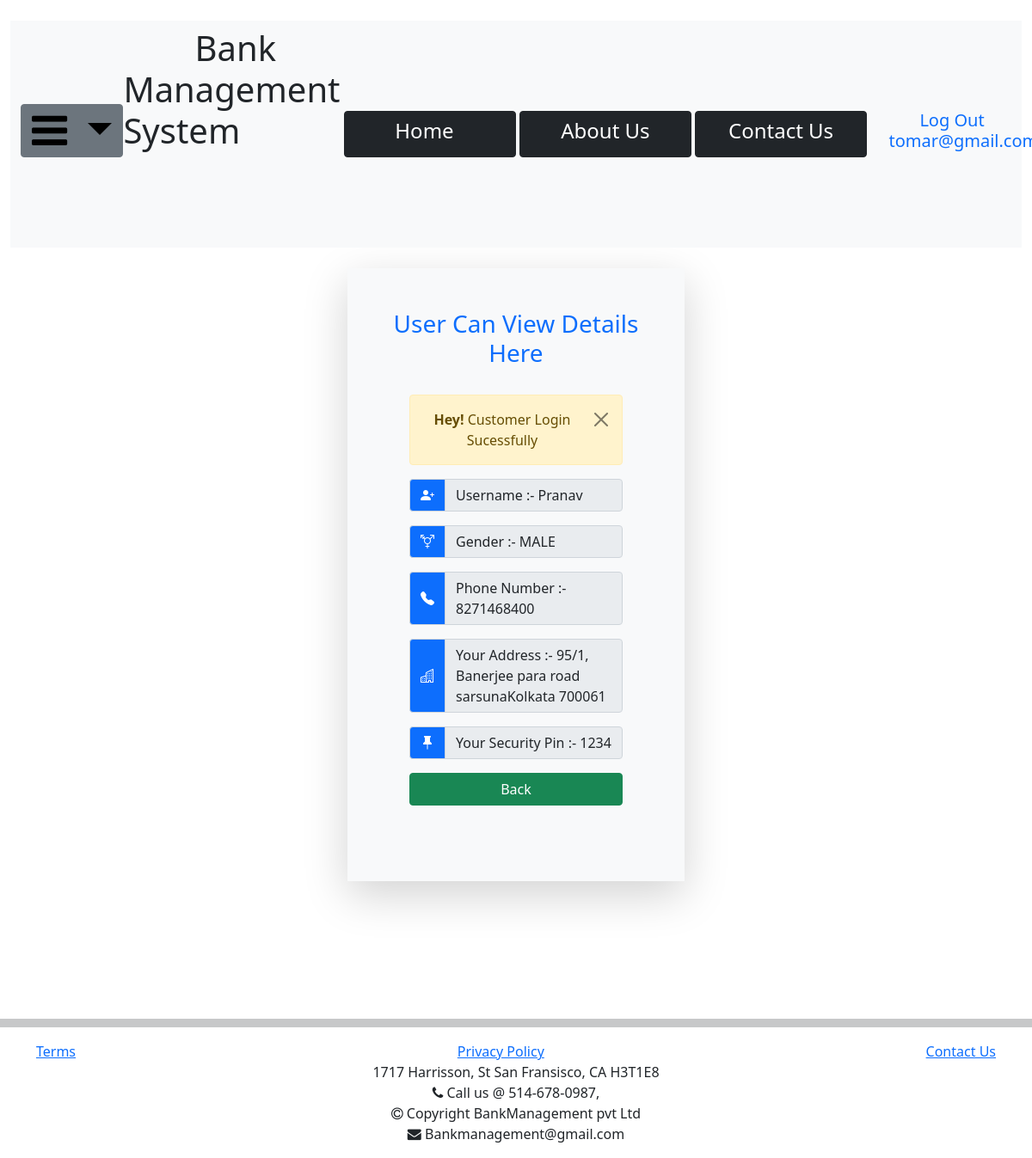
Page /viewUser.php (signed in) on the committed database.
### tables this page shows
CREATE TABLE `customer_inf` (
  `id` int(11) NOT NULL,
  `SIN` int(11) NOT NULL,
  `cname` varchar(191) NOT NULL,
  `email` varchar(191) NOT NULL,
  `password` varchar(25) NOT NULL,
  `gender` varchar(6) NOT NULL DEFAULT 'MALE',
  `phNo` varchar(15) NOT NULL,
  `address` varchar(191) NOT NULL,
  `balance` int(11) NOT NULL DEFAULT 400,
  `saving` int(11) NOT NULL DEFAULT 200,
  `chequin` int(11) NOT NULL DEFAULT 200,
  `loanApply` varchar(12) NOT NULL DEFAULT 'NOT APPLIED',
  `status` varchar(8) NOT NULL DEFAULT 'ACTIVE',
  `photo` varchar(100) NOT NULL,
  `pin` varchar(15) NOT NULL,
  `Register_date` timestamp NOT NULL DEFAULT current_timestamp(),
  `cardNo` varchar(16) NOT NULL,
  `exDate` text NOT NULL DEFAULT '10/25',
  `cvv` int(3) NOT NULL,
  `cardStatus` varchar(11) NOT NULL DEFAULT 'ACTIVE',
  `cust_img` varchar(100) NOT NULL
);

### viewUser.php (the view, shortened to what this page needs)
<?php
require 'custCode.php';
 $email=$_SESSION['email'];
$select = " SELECT * FROM `mydb`.`customer_inf` WHERE email = '$email' ";
$run_query=mysqli_query($con,$select);
?>
<!doctype html>
<html lang="en">
  <head>
    <link href="https://cdn.jsdelivr.net/npm/bootstrap@5.0.2/dist/css/bootstrap.min.css" rel="stylesheet">
        <link href="https://cdn.jsdelivr.net/npm/bootstrap@5.0.2/dist/css/bootstrap.min.css" rel="stylesheet"
>
        <link rel="stylesheet" href="https://cdn.jsdelivr.net/npm/bootstrap-icons@1.5.0/font/bootstrap-icons.css">
    </head>
    <body>
    <?php include('nav.php');?><br>
        <div class="container-fluid">
            <div class="" >
                <div class="rounded d-flex justify-content-center">
                    <div class="col-md-4 col-sm-12 shadow-lg p-5 bg-light">
                        <div class="text-center">
                            <h3 class="text-primary">User Can View Details Here</h3>
                        </div>
                        <div class="p-4">
                        <?php include('message.php');?>
                            <form action="custCode.php" method="POST" enctype="multipart/form-data">
                            <?php
                        if(mysqli_num_rows($run_query)>0)
                            {
                                foreach($run_query as $cust){?>
                                <div class="input-group mb-3">
                                    <span class="input-group-text bg-primary"><i
                                            class="bi bi-person-plus-fill text-white"></i></span>
                                    <label type="text" name="name" class="form-control" readonly placeholder="">Username :- <?= $cust['cname'];?></label>
                                </div>
                                <div class="input-group mb-3">
                                <span class="input-group-text bg-primary"><i
                                            class="bi bi-gender-trans text-white"></i></span>
                                    <label type="text" name="gender" class="form-control" readonly placeholder="">Gender :- <?= $cust['gender'];?></label>
                                </div>
                                <div class="input-group mb-3">
                                    <span class="input-group-text bg-primary"><i
                                            class="bi bi-telephone-fill text-white"></i></span>
                                    <label type="number" name="phno" class="form-control" readonly placeholder="Phone Number :- <?= $cust['phNo'];?>" >Phone Number :- <?= $cust['phNo'];?></label>
                                </div>
                                <div class="input-group mb-3">
                                    <span class="input-group-text bg-primary"><i
                                            class="bi bi-building text-white"></i></span>
                                            <label class="form-control" name="address" rows="3" readonly placeholder=""> Your Address :- <?= $cust['address'];?></label>
                                </div>
                                <div class="input-group mb-3">
                                    <span class="input-group-text bg-primary"><i
                                            class="bi bi-pin-fill text-white"></i></span>
                                    <label type="text" name="pin" class="form-control" readonly placeholder="" > Your Security Pin :- <?= $cust['pin'];?><label>
                                </div>
                                <?php }} ?>
                                <div class="d-grid col-12 mx-auto">
                                    <button class="btn btn-success" type="button" name="saveUser" onclick = "history.go(-1)"><span></span> Back</button>
                                </div>
                            </form>
                        </div>
                    </div>
                </div>
            </div>
        </div>
        <br><?php include('footer.php');?>
    </body>
</html>

### rows in the picture
customer_inf: cname "Pranav", gender "MALE", phNo "8271468400", address "95/1, Banerjee para road sarsunaKolkata 700061", pin "1234"

### other values in the picture
$_SESSION['message'] "Customer Login Sucessfully"
